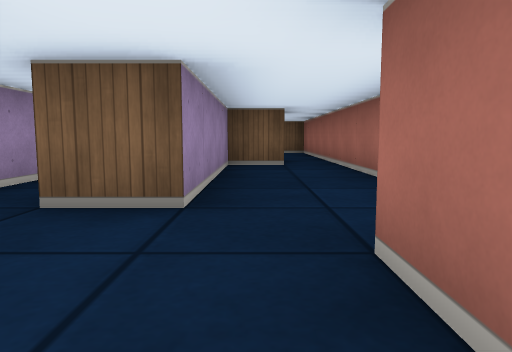
[1] (above)

15 first-person views from a walk through a cub3D ray-caster map. The camera is about half as high as the walls, tilts 6° down and sees 70° across. The floor is counted in squares. Each view is taken from the middle of a square. On the plan, view 1 faces up. The plan holds only what a view shows up to about 9 squares ahead; the rest is blank.

[2]
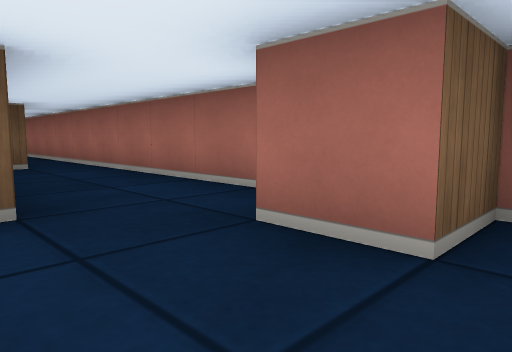

[3]
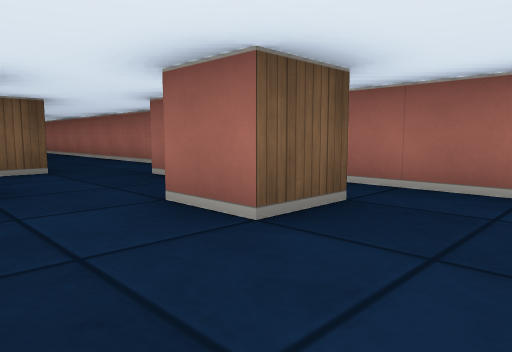

[4]
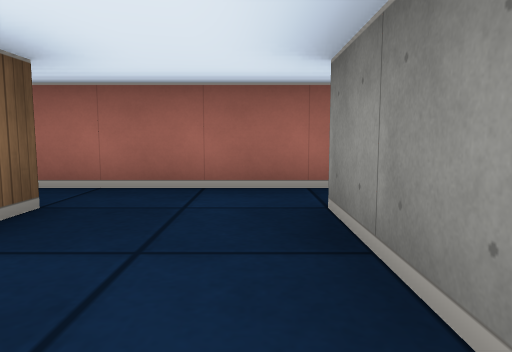

[5]
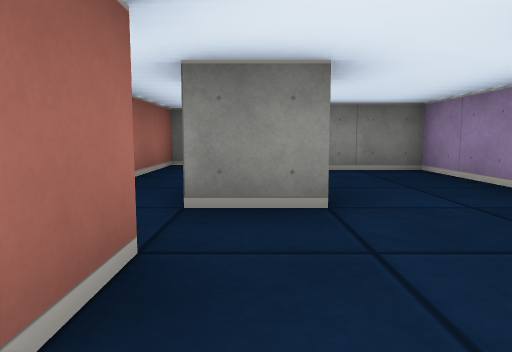

[6]
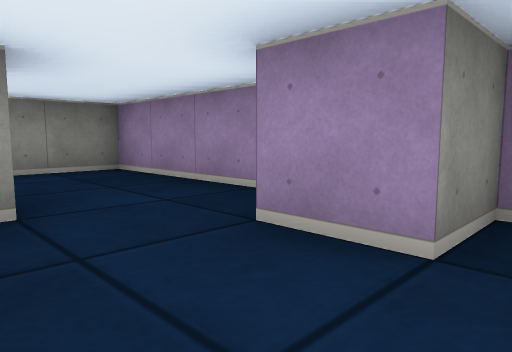

[7]
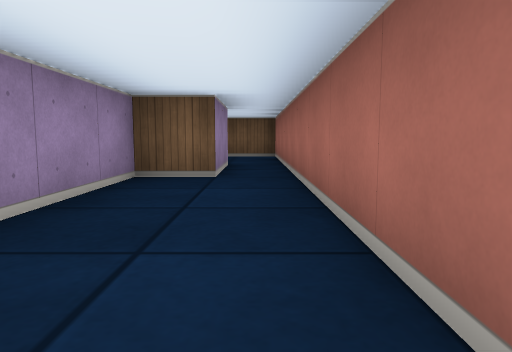

[8]
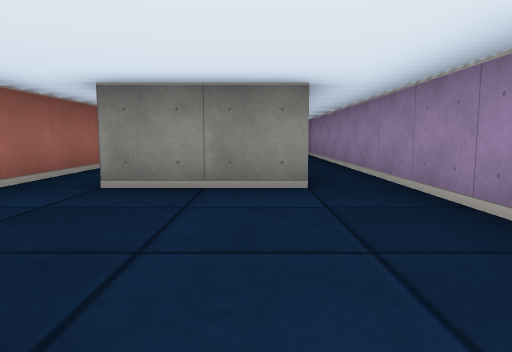

[9]
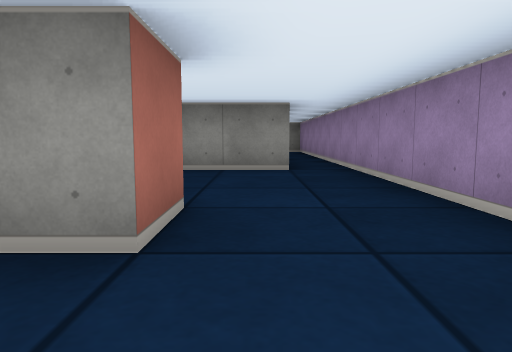

[10]
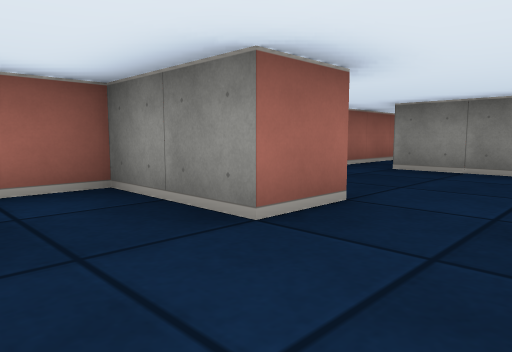

[11]
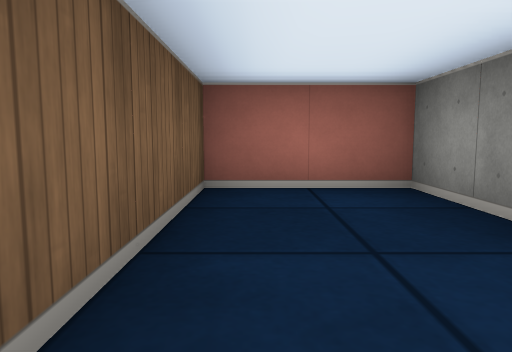

[12]
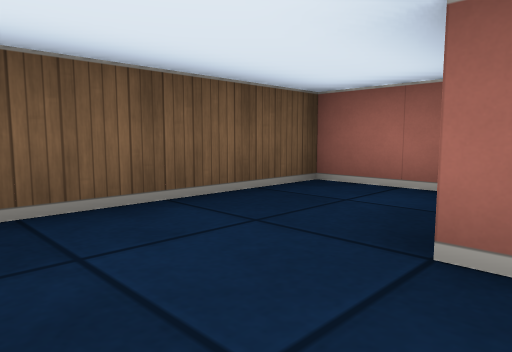

[13]
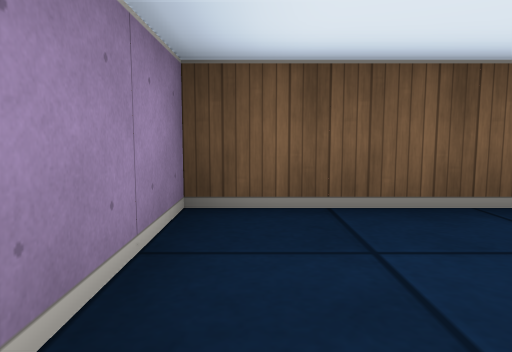

[14]
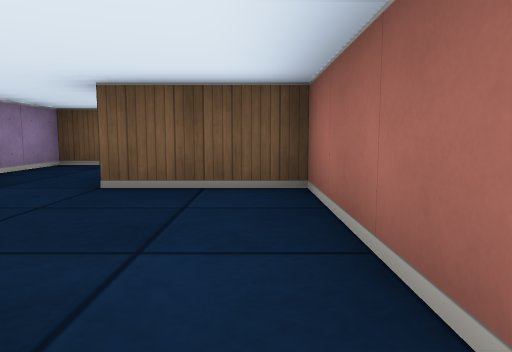

[15]
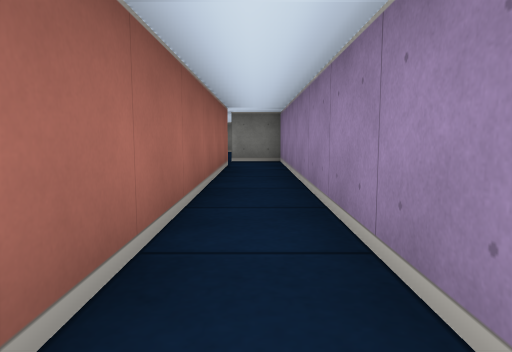

### Floor plan
Points are (right, up) in squares from view 1. A wall is a line through its corners. A room is listed if a view was taken in it or the views show most of it. See-through windows are left out.
Room 1 (views 1, 2, 3, 4)
walls: (0.6, -1.5) (-0.5, -1.5) (-0.5, -0.5) (0.5, -0.5); (-2.5, -0.5) (-2.5, -3.5) (0.5, -3.5); (1.5, -4.5) (1.5, 0.5) (0.5, 0.5)
ways out: opening at (-0.5, 1) to room 5
Room 2 (views 5, 6, 7, 14)
walls: (1.5, 2.5) (1.5, 8.5); (0.5, 8.5) (0.5, 6.5) (-0.5, 6.5) (-0.5, 2.5)
ways out: opening at (1, 9) to room 4; opening at (-1, 2) to room 5
Room 3 (views 8, 9, 10, 11, 12, 13)
walls: (-0.5, 11.5) (-0.5, 12.5) (1.5, 12.5) (1.5, 14.5) (-2.5, 14.5) (-2.5, 11.5)
ways out: opening at (-1.5, 12) to room 4
Room 4 (view 15)
walls: (-1.5, 8.5) (0.5, 8.5); (-2.5, 11.5) (-2.5, 8.5); (1.5, 8.5) (1.5, 11.5) (-0.5, 11.5)
ways out: opening at (1, 9) to room 2; opening at (-1.5, 12) to room 3; opening at (-2, 8) to room 5
Room 5 (no view inside)
walls: (-0.5, 2.5) (-1.5, 2.5) (-1.5, 8.5); (0.5, 0.5) (0.5, 1.5); (-2.5, 8.5) (-2.5, 1.5) (-1.5, 1.5) (-1.5, 0.5)
ways out: opening at (-0.5, 1) to room 1; opening at (-1, 2) to room 2; opening at (-2, 8) to room 4

Positions as (right, up) in squares from view 1, and headings:
1: (0, 0), facing up
2: (-1, 0), facing up-right
3: (-2, -3), facing up-right
4: (-2, -3), facing right
5: (0, 2), facing down
6: (0, 2), facing down-left
7: (1, 2), facing up
8: (-1, 12), facing down
9: (-1, 14), facing down
10: (-2, 14), facing down-right
11: (-2, 14), facing right
12: (-2, 12), facing up-right
13: (-2, 12), facing up
14: (1, 8), facing up
15: (-2, 9), facing down
